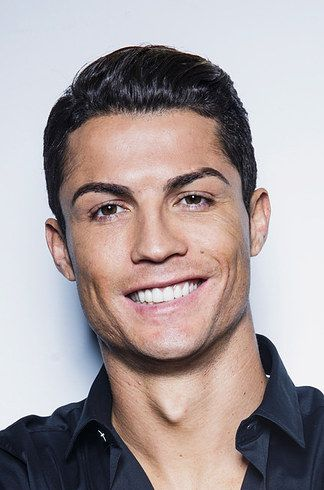
#> input picture CR7.jpg, 324 x 490 px, found by its file name
$ python extract.py
#> lines starting #> are read from the running program, lines starting #| are printed output that depends on the picture
import cv2
import sys

# Get the path to the input image file
img_path = (r"E:\Project\Eye\CR7.jpg")

# Load the image
img = cv2.imread(img_path)
#> img is the input picture: shape (490, 324, 3); mean B, G, R 157.5, 156.5, 167.5

# Load the face and eye detection models
face_cascade = cv2.CascadeClassifier(cv2.data.haarcascades + 'haarcascade_frontalface_default.xml')
eye_cascade = cv2.CascadeClassifier(cv2.data.haarcascades + 'haarcascade_eye.xml')

# Detect faces in the image
faces = face_cascade.detectMultiScale(img, scaleFactor=1.1, minNeighbors=5)
#> faces = [[44, 113, 221, 221], [80, 295, 175, 175]]

# Extract the ROI containing the eyes
for (x, y, w, h) in faces:
    # Extract the region of interest (ROI) containing the face
    roi = img[y:y+h, x:x+w]
    # Convert the ROI to grayscale
    roi_gray = cv2.cvtColor(roi, cv2.COLOR_BGR2GRAY)
    # Detect eyes in the grayscale ROI
    eyes = eye_cascade.detectMultiScale(roi_gray, scaleFactor=1.1, minNeighbors=5)
    # Extract the ROI containing the left and right eyes
    for (ex, ey, ew, eh) in eyes:
        if ex < w/2: # left eye
            eye_roi = roi[ey:ey+eh, ex:ex+ew]
            cv2.imshow('Left Eye', eye_roi)
            #cv2.waitKey(0)
        else: # right eye
            eye_roi = roi[ey:ey+eh, ex:ex+ew]
            cv2.imshow('Right Eye', eye_roi)
            cv2.waitKey(0)
#> this loop made 2 passes
#> (x, y, w, h, eyes) on pass 1: (44, 113, 221, 221, [[39, 72, 50, 50], [116, 58, 56, 56]])
#> pass 1, `roi = img[y:y+h, x:x+w]`:
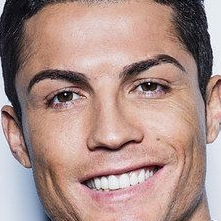
#> roi: shape (221, 221, 3); mean B, G, R 136.5, 143, 171.6
#> pass 1, `roi_gray = cv2.cvtColor(roi, cv2.COLOR_BGR2GRAY)`:
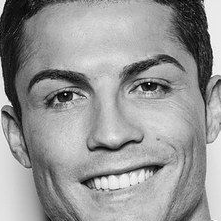
#> roi_gray: shape (221, 221); min 0, max 254, mean 150.8
#> pass 1, `cv2.imshow('Left Eye', eye_roi)`:
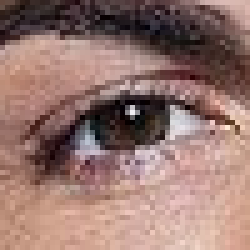
#> window 'Left Eye': shape (50, 50, 3) (shown 5 times larger); mean B, G, R 110.9, 117.6, 149.4
#> pass 1, `cv2.imshow('Right Eye', eye_roi)`:
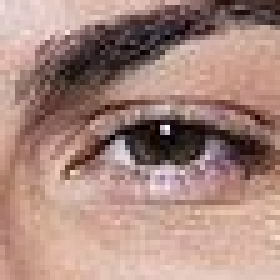
#> window 'Right Eye': shape (56, 56, 3) (shown 5 times larger); mean B, G, R 126.6, 135.6, 167.8
#> after the loop:
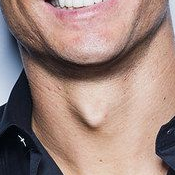
#> roi: shape (175, 175, 3); mean B, G, R 124.1, 131.3, 156.6
#> after the loop:
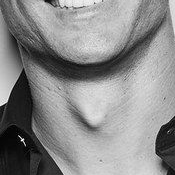
#> roi_gray: shape (175, 175); min 0, max 254, mean 138.1

$ run again, with rono.webp saved as CR7.jpg
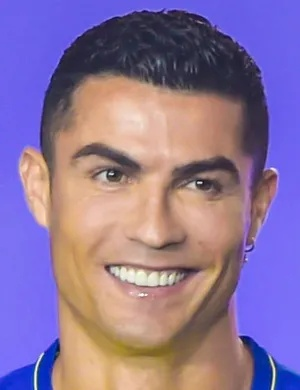
#> input picture rono.webp, 300 x 390 px, found by its file name
#> img is the input picture: shape (390, 300, 3); mean B, G, R 153.7, 116.2, 140.2
#> faces = [[45, 92, 220, 220]]
#> the loop `for (x, y, w, h) in faces:` made 1 pass
#> (x, y, w, h, eyes) on pass 1: (45, 92, 220, 220, [[37, 56, 53, 53], [128, 63, 57, 57]])
#> pass 1, `roi_gray = cv2.cvtColor(roi, cv2.COLOR_BGR2GRAY)`:
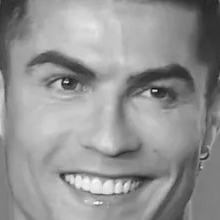
#> roi_gray: shape (220, 220); min 17, max 250, mean 147.4
#> pass 1, `cv2.imshow('Right Eye', eye_roi)`:
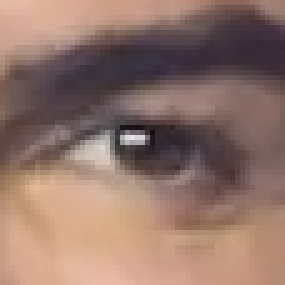
#> window 'Right Eye': shape (57, 57, 3) (shown 5 times larger); mean B, G, R 105.7, 115.8, 145
